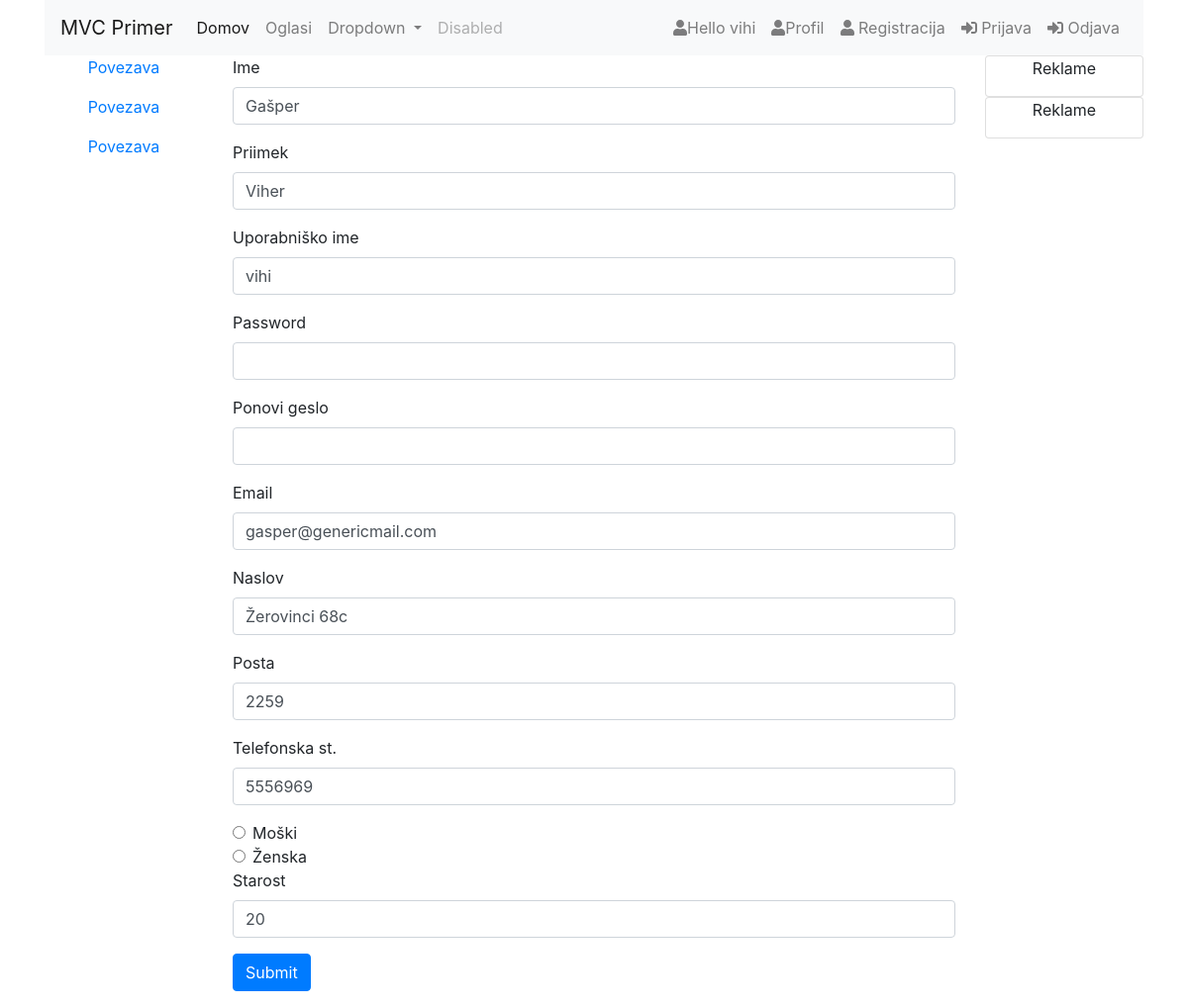
The app's page /mvc/index.php?controller=uporabniki&action=uredi&id=1 (signed in) with its own data.
### tables this page shows
CREATE TABLE `users` (
  `id` int(11) NOT NULL,
  `username` text NOT NULL,
  `password` text NOT NULL,
  `name` text NOT NULL,
  `surname` text NOT NULL,
  `email` text NOT NULL,
  `address` text DEFAULT NULL,
  `zip` int(11) DEFAULT NULL,
  `phone` int(11) DEFAULT NULL,
  `gender` text DEFAULT NULL,
  `age` int(11) DEFAULT NULL,
  `admin` int(11) DEFAULT NULL
);

### mvc/controllers/uporabniki_controller.php (called while the page is built, shortened)
<?php
include_once("models/uporabniki.php");
class uporabniki_controller{
    public function uredi(){
        $uporabnik = Uporabnik::najdiEnega($_GET["id"]);
        require_once("views/uporabniki/uredi.php");
    }
}
?>

### mvc/index.php (called while the page is built, shortened)
<?php
require_once('views/layout.php');
?>

### mvc/models/uporabniki.php (called while the page is built, shortened)
<?php
    class Uporabnik{
        public function __construct($id, $username, $password, $name, $surname, $email, $address, $zip, $phone, $gender, $age, $admin){
            $this->username = $username;
            $this->name = $name;
            $this->surname = $surname;
            $this->email = $email;
            $this->address = $address;
            $this->zip = $zip;
            $this->phone = $phone;
            $this->age=$age;
        }
     public static function najdiEnega($id){
        $id = intval($id);
        $db = Db::getInstance();
        $result = mysqli_query($db,"SELECT * FROM users where id=$id");
        $row = mysqli_fetch_assoc($result);
        return new Uporabnik($row['id'], $row['username'], " " ,$row['name'], $row['surname'], $row['email'], $row['address'], $row['zip'], $row['phone'], $row['gender'], $row['age'], $row['admin']);
     }
    }
?>

### mvc/views/uporabniki/uredi.php (the view)
<form action="?controller=uporabniki&action=shraniurejen" method="POST">
  <div class="mb-3">
    <label for="ime" class="form-label">Ime</label>
    <input type="text" name="name" value="<?php echo $uporabnik->name ?>" class="form-control" id="exampleInputEmail1">
  </div>
  <div class="mb-3">
    <label for="priimek" class="form-label">Priimek</label>
    <input type="text" name="surname" value="<?php echo $uporabnik->surname ?>" class="form-control" id="exampleInputPassword1">
  </div>
  <div class="mb-3">
    <label for="uporabnisko" class="form-label">Uporabniško ime</label>
    <input type="text" name="username" value="<?php echo $uporabnik->username ?>" class="form-control" id="exampleInputPassword1">
  </div>
  <div class="mb-3">
    <label for="password" class="form-label">Password</label>
    <input type="password" name="password" class="form-control" id="exampleInputPassword1">
  </div>
  <div class="mb-3">
    <label for="repassword" class="form-label">Ponovi geslo</label>
    <input type="password" name="repeat_password" class="form-control" id="exampleInputPassword1">
  </div>
  <div class="mb-3">
    <label for="email" class="form-label">Email</label>
    <input type="email" name="email" value="<?php echo $uporabnik->email ?>" class="form-control" id="exampleInputPassword1">
  </div>
  <div class="mb-3">
    <label for="address" class="form-label">Naslov</label>
    <input type="text" name="address" value="<?php echo $uporabnik->address ?>" class="form-control" id="exampleInputPassword1">
  </div>
  <div class="mb-3">
    <label for="zip" class="form-label">Posta</label>
    <input type="number" name="zip" value="<?php echo $uporabnik->zip ?>" class="form-control" id="exampleInputPassword1">
  </div>
  <div class="mb-3">
    <label for="phone" class="form-label">Telefonska st.</label>
    <input type="number" name="phone" value="<?php echo $uporabnik->phone ?>" class="form-control" id="exampleInputPassword1">
  </div>
  <div class="form-check">
    <input type="radio" name="gender" value="moski" class="form-check-input" id="exampleInputPassword1">
    <label class="form-check-label">Moški</label>
    </div>
    <div class="form-check">
    <input type="radio" name="gender" value="zenska" class="form-check-input" id="exampleInputPassword1">
    <label class="form-check-label">Ženska</label>
  </div>
  <div class="mb-3">
    <label for="exampleInputPassword1" class="form-label">Starost</label>
    <input type="number" name="age" value="<?php echo $uporabnik->age ?>" class="form-control" id="exampleInputPassword1">
  </div>
  <button type="submit" class="btn btn-primary">Submit</button>
</form>

### records on screen
users: name "Gašper", surname "Viher", username "vihi", email "gasper@genericmail.com", address "Žerovinci 68c", zip "2259", phone "5556969", age "20"

### other values on screen
$_SESSION["USER_NAME"] "vihi"
